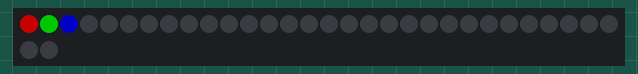
Recording of a program running on a simulated Raspberry Pi Pico running CircuitPython. Parts: 32 RGB LEDs in strip order, left to right, continuing on the next row. Dim RGB values are drawn brighter than linear.

Above: at 0.1 s.
At 2.61 s:
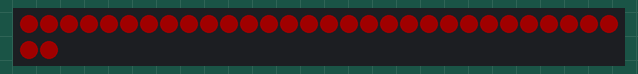
At 4.68 s:
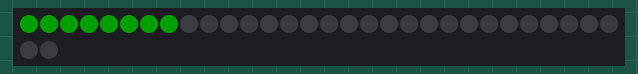
At 5.91 s:
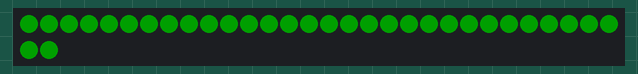
At 8.8 s:
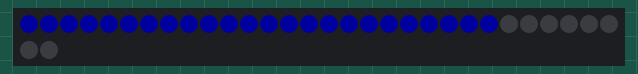
At 11.69 s:
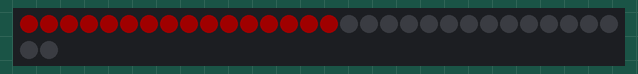

Measured:
- by itself, everything shown: repeats every 9.9 s, in 192 steps

The program:

unicorn_phat.py
```python
### Quick and dirty

import time
import board
import neopixel

pixels = neopixel.NeoPixel(board.GP28, 32)
pixels[0] = (100, 0, 0)
pixels[1] = (0, 100, 0)
pixels[2] = (0, 0, 100)
time.sleep(1)
pixels[0] = (0, 0, 0)
pixels[1] = (0, 0, 0)
pixels[2] = (0, 0, 0)

while True:
    for i in range(0, 32):
        pixels[i] = (31, 0, 0)
        time.sleep(0.05)
    for i in range(0, 32):
        pixels[i] = (0, 0, 0)
        time.sleep(0.05)
    for i in range(0, 32):
        pixels[i] = (0, 31, 0)
        time.sleep(0.05)
    for i in range(0, 32):
        pixels[i] = (0, 0, 0)
        time.sleep(0.05)
    for i in range(0, 32):
        pixels[i] = (0, 0, 31)
        time.sleep(0.05)
    for i in range(0, 32):
        pixels[i] = (0, 0, 0)
        time.sleep(0.05)
```
